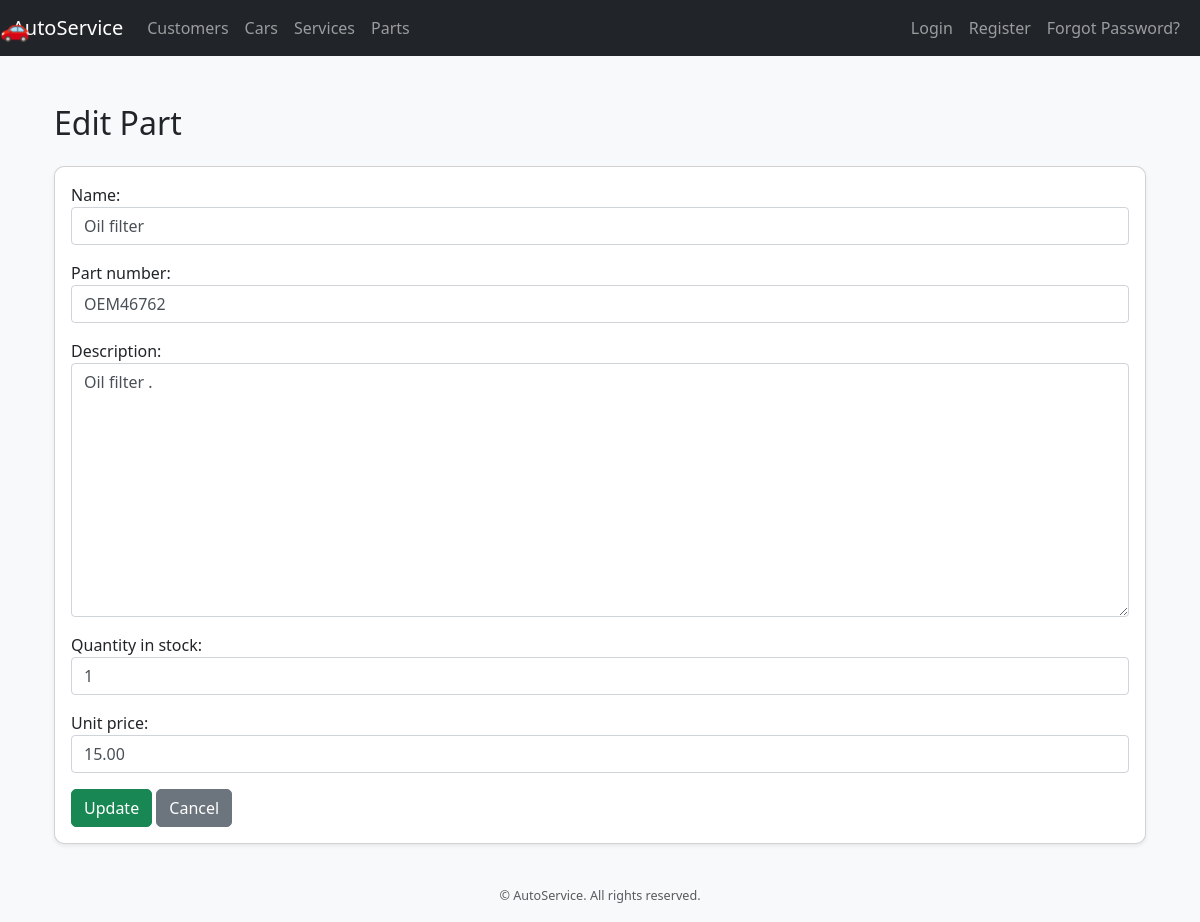
Page /finalapp/parts/1/edit/ on the committed database.
### finalapp/models.py (models this page shows, shortened)
class Part(models.Model):
    name = models.CharField(max_length=100)
    part_number = models.CharField(max_length=50, unique=True)
    description = models.TextField(blank=True, null=True)
    quantity_in_stock = models.PositiveIntegerField(default=0)
    unit_price = models.DecimalField(max_digits=10, decimal_places=2)

### finalapp/views.py (the view)
# urls.py: path("parts/<int:pk>/edit/", views.PartUpdateView.as_view(), name="part_update"),
class PartUpdateView(UpdateView):
    model = Part
    fields = ["name", "part_number", "description", "quantity_in_stock", "unit_price"]
    template_name = "parts/part_form.html"
    success_url = reverse_lazy("part_list")

### finalapp/templates/parts/part_form.html (shortened to what this page needs)
{% extends "base.html" %}
{% load static %}
{% block content %}
<div class="container mt-5">
    <h2 class="mb-4">{% if object %}Edit Part{% else %}Add Part{% endif %}</h2>
    <div class="card shadow-sm">
        <div class="card-body">
            <form method="post">
                {% for field in form %}
                    <div class="mb-3">
                        {{ field.label_tag }}
                        {{ field }}
                    </div>
                {% endfor %}
                <button type="submit" class="btn btn-success">
                    {% if object %}Update{% else %}Create{% endif %}
                </button>
                <a href="{% url 'part_list' %}" class="btn btn-secondary">Cancel</a>
            </form>
        </div>
    </div>
</div>
{% endblock %}

### finalapp/static/finalapp/css/style.css (style rules this page uses)
body { font-family: 'Segoe UI', Tahoma, Geneva, Verdana, sans-serif; background-color: #f8f9fa; margin: 0; padding: 0; }
a { text-decoration: none; }
.card { box-shadow: 0 2px 5px rgba(0,0,0,0.1); border-radius: 10px; }
.btn { border-radius: 5px; transition: all 0.2s ease; }

### finalapp/templates/parts/part_form.html (style rules this page uses)
input, select, textarea { display: block; width: 100%; padding: 0.375rem 0.75rem; font-size: 1rem; line-height: 1.5; color: #495057; background-color: #fff; border: 1px solid #ced4da; border-radius: 0.25rem; }

### rows in the picture
Part: form "Oil filter" "OEM46762" "Oil filter ." "1" "15.00"

### other values in the picture
{{ field.label_tag }} "Name:" "Part number:" "Description:" "Quantity in stock:" "Unit price:"
